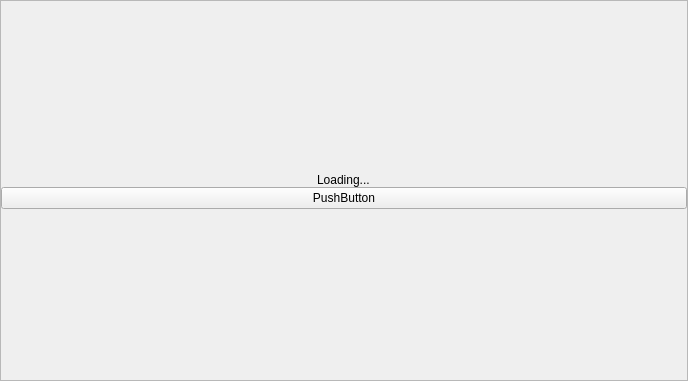
<?xml version="1.0" encoding="UTF-8"?>
<ui version="4.0">
 <class>UnityPage</class>
 <widget class="QWidget" name="UnityPage">
  <property name="geometry">
   <rect>
    <x>0</x>
    <y>0</y>
    <width>688</width>
    <height>381</height>
   </rect>
  </property>
  <property name="windowTitle">
   <string>Form</string>
  </property>
  <layout class="QVBoxLayout" name="verticalLayout">
   <property name="spacing">
    <number>0</number>
   </property>
   <property name="leftMargin">
    <number>0</number>
   </property>
   <property name="topMargin">
    <number>0</number>
   </property>
   <property name="rightMargin">
    <number>0</number>
   </property>
   <property name="bottomMargin">
    <number>0</number>
   </property>
   <item>
    <widget class="QFrame" name="loadingFrame">
     <property name="enabled">
      <bool>true</bool>
     </property>
     <property name="frameShape">
      <enum>QFrame::Shape::StyledPanel</enum>
     </property>
     <property name="frameShadow">
      <enum>QFrame::Shadow::Raised</enum>
     </property>
     <layout class="QVBoxLayout" name="verticalLayout_2">
      <property name="spacing">
       <number>0</number>
      </property>
      <property name="leftMargin">
       <number>0</number>
      </property>
      <property name="topMargin">
       <number>0</number>
      </property>
      <property name="rightMargin">
       <number>0</number>
      </property>
      <property name="bottomMargin">
       <number>0</number>
      </property>
      <item>
       <spacer name="verticalSpacer">
        <property name="orientation">
         <enum>Qt::Orientation::Vertical</enum>
        </property>
        <property name="sizeHint" stdset="0">
         <size>
          <width>20</width>
          <height>40</height>
         </size>
        </property>
       </spacer>
      </item>
      <item alignment="Qt::AlignmentFlag::AlignHCenter|Qt::AlignmentFlag::AlignVCenter">
       <widget class="QLabel" name="label">
        <property name="text">
         <string>Loading...</string>
        </property>
       </widget>
      </item>
      <item>
       <widget class="QPushButton" name="activateVisualizer">
        <property name="text">
         <string>PushButton</string>
        </property>
       </widget>
      </item>
      <item>
       <spacer name="verticalSpacer_2">
        <property name="orientation">
         <enum>Qt::Orientation::Vertical</enum>
        </property>
        <property name="sizeHint" stdset="0">
         <size>
          <width>20</width>
          <height>40</height>
         </size>
        </property>
       </spacer>
      </item>
     </layout>
    </widget>
   </item>
  </layout>
 </widget>
 <resources/>
 <connections/>
</ui>
